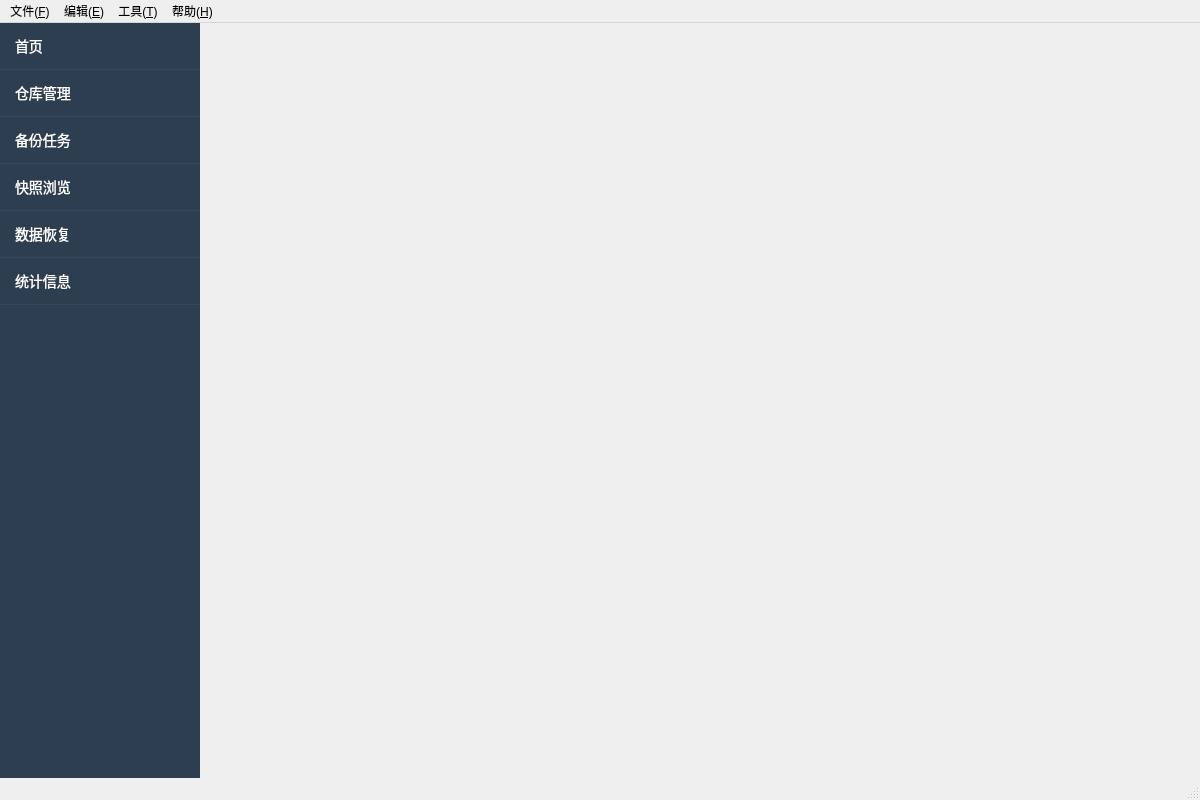
<?xml version="1.0" encoding="UTF-8"?>
<ui version="4.0">
 <class>MainWindow</class>
 <widget class="QMainWindow" name="MainWindow">
  <property name="geometry">
   <rect>
    <x>0</x>
    <y>0</y>
    <width>1200</width>
    <height>800</height>
   </rect>
  </property>
  <property name="windowTitle">
   <string>Restic GUI - 备份管理工具</string>
  </property>
  <widget class="QWidget" name="centralWidget">
   <layout class="QHBoxLayout" name="horizontalLayout">
    <property name="spacing">
     <number>0</number>
    </property>
    <property name="leftMargin">
     <number>0</number>
    </property>
    <property name="topMargin">
     <number>0</number>
    </property>
    <property name="rightMargin">
     <number>0</number>
    </property>
    <property name="bottomMargin">
     <number>0</number>
    </property>
    <item>
     <widget class="QListWidget" name="navigationList">
      <property name="minimumSize">
       <size>
        <width>150</width>
        <height>0</height>
       </size>
      </property>
      <property name="maximumSize">
       <size>
        <width>200</width>
        <height>16777215</height>
       </size>
      </property>
      <property name="styleSheet">
       <string notr="true">QListWidget {
    background-color: #2c3e50;
    color: white;
    border: none;
    font-size: 14px;
}
QListWidget::item {
    padding: 12px;
    border-bottom: 1px solid #34495e;
}
QListWidget::item:selected {
    background-color: #3498db;
}
QListWidget::item:hover {
    background-color: #34495e;
}</string>
      </property>
      <item>
       <property name="text">
        <string>首页</string>
       </property>
      </item>
      <item>
       <property name="text">
        <string>仓库管理</string>
       </property>
      </item>
      <item>
       <property name="text">
        <string>备份任务</string>
       </property>
      </item>
      <item>
       <property name="text">
        <string>快照浏览</string>
       </property>
      </item>
      <item>
       <property name="text">
        <string>数据恢复</string>
       </property>
      </item>
      <item>
       <property name="text">
        <string>统计信息</string>
       </property>
      </item>
     </widget>
    </item>
    <item>
     <widget class="QStackedWidget" name="pageStack">
      <property name="currentIndex">
       <number>-1</number>
      </property>
     </widget>
    </item>
   </layout>
  </widget>
  <widget class="QMenuBar" name="menuBar">
   <property name="geometry">
    <rect>
     <x>0</x>
     <y>0</y>
     <width>1200</width>
     <height>26</height>
    </rect>
   </property>
   <widget class="QMenu" name="menuFile">
    <property name="title">
     <string>文件(&amp;F)</string>
    </property>
    <addaction name="actionNewRepository"/>
    <addaction name="actionOpenRepository"/>
    <addaction name="separator"/>
    <addaction name="actionExit"/>
   </widget>
   <widget class="QMenu" name="menuEdit">
    <property name="title">
     <string>编辑(&amp;E)</string>
    </property>
    <addaction name="actionSettings"/>
   </widget>
   <widget class="QMenu" name="menuTools">
    <property name="title">
     <string>工具(&amp;T)</string>
    </property>
    <addaction name="actionCheckRepository"/>
    <addaction name="actionUnlockRepository"/>
    <addaction name="actionPruneRepository"/>
   </widget>
   <widget class="QMenu" name="menuHelp">
    <property name="title">
     <string>帮助(&amp;H)</string>
    </property>
    <addaction name="actionDocumentation"/>
    <addaction name="actionAbout"/>
   </widget>
   <addaction name="menuFile"/>
   <addaction name="menuEdit"/>
   <addaction name="menuTools"/>
   <addaction name="menuHelp"/>
  </widget>
  <widget class="QStatusBar" name="statusBar"/>
  <action name="actionNewRepository">
   <property name="text">
    <string>新建仓库(&amp;N)</string>
   </property>
   <property name="shortcut">
    <string>Ctrl+N</string>
   </property>
  </action>
  <action name="actionOpenRepository">
   <property name="text">
    <string>打开仓库(&amp;O)</string>
   </property>
   <property name="shortcut">
    <string>Ctrl+O</string>
   </property>
  </action>
  <action name="actionExit">
   <property name="text">
    <string>退出(&amp;X)</string>
   </property>
   <property name="shortcut">
    <string>Ctrl+Q</string>
   </property>
  </action>
  <action name="actionSettings">
   <property name="text">
    <string>设置(&amp;S)</string>
   </property>
   <property name="shortcut">
    <string>Ctrl+,</string>
   </property>
  </action>
  <action name="actionCheckRepository">
   <property name="text">
    <string>检查仓库(&amp;C)</string>
   </property>
  </action>
  <action name="actionUnlockRepository">
   <property name="text">
    <string>解锁仓库(&amp;U)</string>
   </property>
  </action>
  <action name="actionPruneRepository">
   <property name="text">
    <string>维护仓库(&amp;M)</string>
   </property>
  </action>
  <action name="actionDocumentation">
   <property name="text">
    <string>文档(&amp;D)</string>
   </property>
  </action>
  <action name="actionAbout">
   <property name="text">
    <string>关于(&amp;A)</string>
   </property>
  </action>
  <action name="actionBackupNow">
   <property name="text">
    <string>立即备份</string>
   </property>
  </action>
  <action name="actionRefresh">
   <property name="text">
    <string>刷新</string>
   </property>
   <property name="shortcut">
    <string>F5</string>
   </property>
  </action>
  <action name="actionStop">
   <property name="text">
    <string>停止</string>
   </property>
  </action>
 </widget>
 <resources/>
 <connections/>
</ui>
